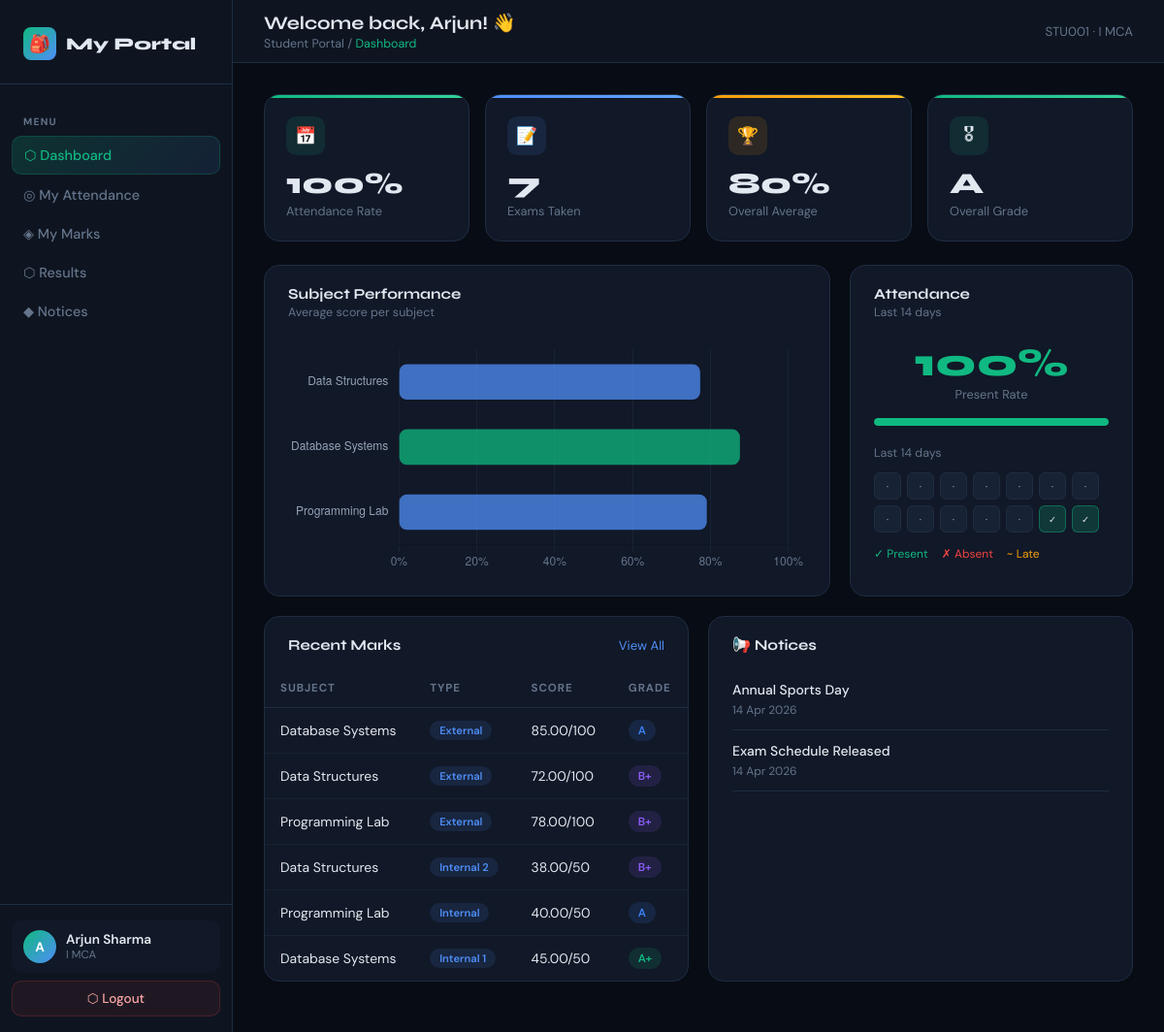
The page /student/dashboard.php (signed in) on the database its author committed.
### tables this page shows
CREATE TABLE IF NOT EXISTS students (
    id INT AUTO_INCREMENT PRIMARY KEY,
    student_id VARCHAR(20) UNIQUE NOT NULL,
    name VARCHAR(100) NOT NULL,
    email VARCHAR(150) UNIQUE NOT NULL,
    password VARCHAR(255) NOT NULL,
    year VARCHAR(10) NOT NULL,
    degree VARCHAR(50) NOT NULL,
    phone VARCHAR(20),
    address TEXT,
    dob DATE,
    gender ENUM('Male','Female','Other') DEFAULT 'Male',
    profile_image VARCHAR(255) DEFAULT 'default.png',
    status ENUM('Active','Inactive') DEFAULT 'Active',
    created_at TIMESTAMP DEFAULT CURRENT_TIMESTAMP
);

CREATE TABLE IF NOT EXISTS marks (
    id INT AUTO_INCREMENT PRIMARY KEY,
    student_id INT NOT NULL,
    subject_id INT NOT NULL,
    exam_type VARCHAR(50) NOT NULL DEFAULT 'External',
    marks_obtained DECIMAL(5,2) DEFAULT 0,
    max_marks INT DEFAULT 100,
    grade VARCHAR(5),
    remarks TEXT,
    exam_date DATE,
    created_at TIMESTAMP DEFAULT CURRENT_TIMESTAMP,
    FOREIGN KEY (student_id) REFERENCES students(id) ON DELETE CASCADE,
    FOREIGN KEY (subject_id) REFERENCES subjects(id) ON DELETE CASCADE
);

CREATE TABLE IF NOT EXISTS subjects (
    id INT AUTO_INCREMENT PRIMARY KEY,
    name VARCHAR(100) NOT NULL,
    code VARCHAR(20) UNIQUE NOT NULL,
    year VARCHAR(10) NOT NULL,
    degree VARCHAR(50) NOT NULL,
    type ENUM('Theory','Lab') DEFAULT 'Theory',
    max_marks INT DEFAULT 100,
    pass_marks INT DEFAULT 35,
    created_at TIMESTAMP DEFAULT CURRENT_TIMESTAMP
);

CREATE TABLE IF NOT EXISTS notices (
    id INT AUTO_INCREMENT PRIMARY KEY,
    title VARCHAR(200) NOT NULL,
    content TEXT NOT NULL,
    posted_by INT,
    target ENUM('All','Students','Staffs') DEFAULT 'All',
    target_class VARCHAR(50),
    created_at TIMESTAMP DEFAULT CURRENT_TIMESTAMP
);

### includes/config.php (called while the page is built, shortened)
<?php
function getGrade(float $percentage): string {
    if ($percentage >= 80) return 'A';
    return 'F';
}
function getGradeColor(string $grade): string {
    return match($grade) {
        'A+' => '#10b981',
        'A'  => '#3b82f6',
        'B+' => '#8b5cf6',
        'B'  => '#f59e0b',
        'C'  => '#f97316',
        'D'  => '#ef4444',
        default => '#6b7280'
    };
}

### student/dashboard.php (the view, shortened to what this page needs)
<?php
require_once '../includes/config.php';
$db = getDB();
$sid = $_SESSION['student_id'];
$student = $db->query("SELECT * FROM students WHERE id=$sid")->fetch_assoc();
$att_total   = $db->query("SELECT COUNT(*) as c FROM attendance WHERE student_id=$sid")->fetch_assoc()['c'];
$att_present = $db->query("SELECT COUNT(*) as c FROM attendance WHERE student_id=$sid AND status='Present'")->fetch_assoc()['c'];
$att_pct     = $att_total > 0 ? round($att_present/$att_total*100) : 0;
$marks_data = $db->query("
    SELECT sub.name as subject, m.marks_obtained, m.max_marks, m.grade, m.exam_type, m.exam_date
    FROM marks m JOIN subjects sub ON m.subject_id=sub.id
    WHERE m.student_id=$sid
    ORDER BY m.exam_date DESC
");
$all_marks = [];
while ($r = $marks_data->fetch_assoc()) $all_marks[] = $r;
$total_obtained = array_sum(array_column($all_marks,'marks_obtained'));
$total_max      = array_sum(array_column($all_marks,'max_marks'));
$overall_pct    = $total_max > 0 ? round($total_obtained/$total_max*100,1) : 0;
$overall_grade  = getGrade($overall_pct);
$subj_perf = $db->query("
    SELECT sub.name, AVG(m.marks_obtained/m.max_marks*100) as avg
    FROM marks m JOIN subjects sub ON m.subject_id=sub.id
    WHERE m.student_id=$sid GROUP BY sub.name
");
$s_labels=[]; $s_data=[];
while ($r = $subj_perf->fetch_assoc()) { $s_labels[]=$r['name']; $s_data[]=round($r['avg'],1); }
$att_weekly = [];
for ($i=13;$i>=0;$i--) {
    $d = date('Y-m-d', strtotime("-$i days"));
    $r = $db->query("SELECT status FROM attendance WHERE student_id=$sid AND date='$d' LIMIT 1")->fetch_assoc();
    $att_weekly[] = ['date'=>$d,'label'=>date('d/m',strtotime($d)),'status'=>$r['status']??null];
}
$notices = $db->query("SELECT * FROM notices WHERE target IN ('All','Students') ORDER BY created_at DESC LIMIT 5");
?>
<!DOCTYPE html>
<html lang="en">
<head>
</head>
<body>
<div class="sidebar">
  <div class="sidebar-logo">
    <div class="logo-box">🎒</div>
    My Portal
  </div>
  <nav class="sidebar-nav">
    <div class="nav-label">Menu</div>
    <a href="dashboard.php" class="nav-item active">⬡ Dashboard</a>
    <a href="attendance.php" class="nav-item">◎ My Attendance</a>
    <a href="marks.php" class="nav-item">◈ My Marks</a>
    <a href="results.php" class="nav-item">⬡ Results</a>
    <a href="notices.php" class="nav-item">◆ Notices</a>
  </nav>
  <div class="sidebar-footer">
    <div class="user-card">
      <div class="avatar"><?= strtoupper(substr($student['name'],0,1)) ?></div>
      <div>
        <div class="user-name"><?= htmlspecialchars($student['name']) ?></div>
        <div class="user-role"><?= $student['year'] ?> <?= $student['degree'] ?></div>
      </div>
    </div>
    <a href="../logout.php" class="btn-logout">⬡ Logout</a>
  </div>
</div>
<div class="main">
  <div class="topbar">
    <div>
      <h1>Welcome back, <?= htmlspecialchars(explode(' ',$student['name'])[0]) ?>! 👋</h1>
      <div class="breadcrumb">Student Portal / <span>Dashboard</span></div>
    </div>
    <div style="font-size:.82rem;color:var(--muted);"><?= $student['student_id'] ?> · <?= $student['year'] ?> <?= $student['degree'] ?></div>
  </div>
  <div class="page-content">
    <div class="stat-grid">
      <div class="stat-card <?= $att_pct>=75?'green':'red' ?>">
        <div class="stat-icon <?= $att_pct>=75?'green':'red' ?>">📅</div>
        <div class="stat-val"><?= $att_pct ?>%</div>
        <div class="stat-label">Attendance Rate</div>
      </div>
      <div class="stat-card blue">
        <div class="stat-icon blue">📝</div>
        <div class="stat-val"><?= count($all_marks) ?></div>
        <div class="stat-label">Exams Taken</div>
      </div>
      <div class="stat-card gold">
        <div class="stat-icon gold">🏆</div>
        <div class="stat-val"><?= $overall_pct ?>%</div>
        <div class="stat-label">Overall Average</div>
      </div>
      <div class="stat-card <?= in_array($overall_grade,['A+','A','B+'])?'green':'gold' ?>">
        <div class="stat-icon <?= in_array($overall_grade,['A+','A','B+'])?'green':'gold' ?>">🎖</div>
        <div class="stat-val"><?= $overall_grade ?></div>
        <div class="stat-label">Overall Grade</div>
      </div>
    </div>
    <div class="grid-3">
      <div class="panel">
        <div class="panel-head">
          <div>
            <div class="panel-title">Subject Performance</div>
            <div class="panel-sub">Average score per subject</div>
          </div>
        </div>
        <div class="panel-body">
          <canvas id="subChart" style="height:240px;"></canvas>
        </div>
      </div>
      <div class="panel">
        <div class="panel-head">
          <div>
            <div class="panel-title">Attendance</div>
            <div class="panel-sub">Last 14 days</div>
          </div>
        </div>
        <div class="panel-body">
          <div style="text-align:center;margin-bottom:16px;">
            <div style="font-family:'Syne',sans-serif;font-size:2.5rem;font-weight:800;color:<?= $att_pct>=75?'var(--accent)':'var(--red)' ?>;"><?= $att_pct ?>%</div>
            <div style="font-size:.8rem;color:var(--muted);">Present Rate</div>
          </div>
          <div class="progress" style="height:8px;margin-bottom:20px;">
            <div class="progress-bar" style="width:<?= $att_pct ?>%;background:<?= $att_pct>=75?'var(--accent)':'var(--red)' ?>;"></div>
          </div>
          <div style="font-size:.78rem;color:var(--muted);margin-bottom:8px;">Last 14 days</div>
          <div class="att-dots">
            <?php foreach ($att_weekly as $d): ?>
            <div class="att-dot <?= $d['status'] ? strtolower($d['status']) : 'none' ?>"
                 title="<?= $d['date'] ?>: <?= $d['status'] ?: 'No Data' ?>">
              <?= $d['status']==='Present'?'✓':($d['status']==='Absent'?'✗':($d['status']==='Late'?'~':'·')) ?>
            </div>
            <?php endforeach; ?>
          </div>
          <div style="display:flex;gap:14px;margin-top:14px;font-size:.75rem;">
            <span style="color:var(--accent);">✓ Present</span>
            <span style="color:var(--red);">✗ Absent</span>
            <span style="color:var(--gold);">~ Late</span>
          </div>
        </div>
      </div>
    </div>
    <div class="grid-2">
      <div class="panel">
        <div class="panel-head" style="padding-bottom:16px;">
          <div><div class="panel-title">Recent Marks</div></div>
          <a href="marks.php" style="font-size:.82rem;color:var(--blue);text-decoration:none;">View All</a>
        </div>
        <table>
          <thead><tr><th>Subject</th><th>Type</th><th>Score</th><th>Grade</th></tr></thead>
          <tbody>
            <?php foreach (array_slice($all_marks,0,6) as $m):
              $gc = getGradeColor($m['grade']);
            ?>
            <tr>
              <td><?= htmlspecialchars($m['subject']) ?></td>
              <td><span class="badge badge-blue" style="font-size:.7rem;"><?= $m['exam_type'] ?></span></td>
              <td><?= $m['marks_obtained'] ?>/<?= $m['max_marks'] ?></td>
              <td><span class="badge" style="background:<?= $gc ?>22;color:<?= $gc ?>;"><?= $m['grade'] ?></span></td>
            </tr>
            <?php endforeach; ?>
          </tbody>
        </table>
      </div>
      <div class="panel">
        <div class="panel-head" style="padding-bottom:16px;">
          <div><div class="panel-title">📢 Notices</div></div>
        </div>
        <div class="panel-body" style="padding-top:0;">
          <?php while ($n = $notices->fetch_assoc()): ?>
          <div style="padding:12px 0;border-bottom:1px solid var(--border);">
            <div style="font-size:.87rem;font-weight:500;margin-bottom:4px;"><?= htmlspecialchars($n['title']) ?></div>
            <div style="font-size:.75rem;color:var(--muted);"><?= date('d M Y', strtotime($n['created_at'])) ?></div>
          </div>
          <?php endwhile; ?>
        </div>
      </div>
    </div>
  </div>
</div>
<script>
const subLabels = <?= json_encode($s_labels) ?>;
const subData = <?= json_encode($s_data) ?>;
const barColors = subData.map(v => v >= 80 ? 'rgba(16,185,129,.75)' : v >= 60 ? 'rgba(79,142,247,.75)' : v >= 40 ? 'rgba(245,158,11,.75)' : 'rgba(239,68,68,.75)');
new Chart(document.getElementById('subChart'), {
  type: 'bar',
  data: {
    labels: subLabels,
    datasets: [{
      label: 'Score %',
      data: subData,
      backgroundColor: barColors,
      borderRadius: 8,
      borderSkipped: false,
      barThickness: subLabels.length <= 3 ? 36 : undefined,
    }]
  },
  options: {
    responsive: true, maintainAspectRatio: false,
    indexAxis: 'y',
    plugins: {
      legend: { display: false },
      tooltip: { callbacks: { label: ctx => ctx.parsed.x + '%' } }
    },
    scales: {
      x: {
        min: 0, max: 100,
        ticks: { color: '#64748b', callback: v => v + '%', stepSize: 20 },
        grid: { color: 'rgba(30,45,66,.6)' }
      },
      y: {
        ticks: { color: '#94a3b8', font: { size: 12, weight: 500 } },
        grid: { display: false }
      }
    }
  }
});
</script>
</body>
</html>

### rows shown on the page
students: name "A", name "Arjun Sharma", year "I", degree "MCA", name "Arjun", student "STU001"
marks: subject.name "Database Systems", exam_type "External", marks_obtained "85.00", max_marks "100", grade "A"
marks: subject.name "Data Structures", exam_type "External", marks_obtained "72.00", max_marks "100", grade "B+"
marks: subject.name "Programming Lab", exam_type "External", marks_obtained "78.00", max_marks "100", grade "B+"
marks: subject.name "Data Structures", exam_type "Internal 2", marks_obtained "38.00", max_marks "50", grade "B+"
marks: subject.name "Programming Lab", exam_type "Internal", marks_obtained "40.00", max_marks "50", grade "A"
marks: subject.name "Database Systems", exam_type "Internal 1", marks_obtained "45.00", max_marks "50", grade "A+"
notices: title "Annual Sports Day", created_at "14 Apr 2026"
notices: title "Exam Schedule Released", created_at "14 Apr 2026"

### other values the page prints
$att_pct "100"
count($all_marks) "7"
$overall_pct "80"
$overall_grade "A"
chart data {{ json_encode($s_labels) }} ["Data Structures","Database Systems","Programming Lab"]
chart data {{ json_encode($s_data) }} [77.3,87.5,79]
